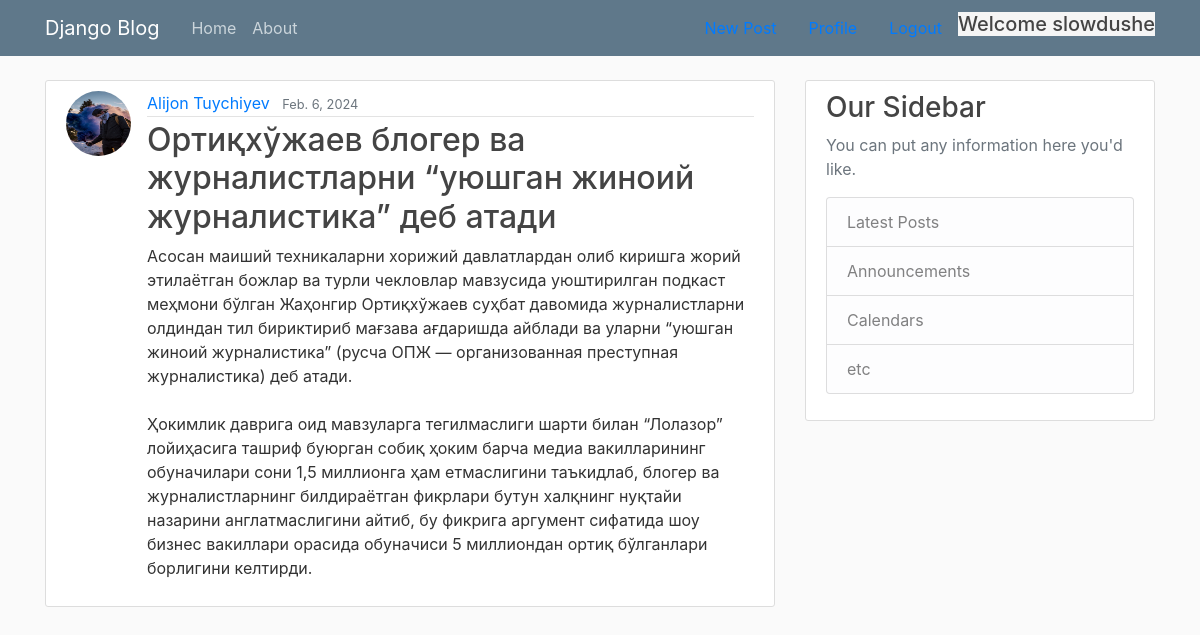
/Post-Detail-page/3 (signed in), run on the app's committed database.
### blog/models.py (models this page shows, shortened)
class AbstractBaseModel(models.Model):
    created_at = models.DateTimeField(auto_now_add=True)
    updated_at = models.DateTimeField(auto_now=True)
    class Meta:
        abstract = True

class User(AbstractUser, AbstractBaseModel):
    avatar = models.ImageField(upload_to='avatars/', null=True, default='avatars/default/logo.png')

class Post(AbstractBaseModel):
    title = models.CharField(max_length=120)
    content = models.TextField()
    publisher_at = models.DateField()
    is_active = models.BooleanField(default=False)
    author = models.ForeignKey("User", models.CASCADE, "posts")

### blog/views.py (the view)
# urls.py: path('Post-Detail-page/<int:id>', PostDetailPageView.as_view(),         name='post_detail'),
class PostDetailPageView(View):
    def get(self, request, id):
        posts = Post.objects.get(id=id)
        return render(request, 'blog/post_detail.html', {
            "post":posts,
            "user_posts":""
        })

### blog/templates/blog/post_detail.html (shortened to what this page needs)
{% extends 'blog/base.html' %}
{% load static %}
{% block content %}
    <main role="main" class="container">
      <div class="row">
        <div class="col-md-8">
              <article class="media content-section">
                <img class="rounded-circle article-img" src="{{ post.author.avatar.url }}">
                <div class="media-body">
                  <div class="article-metadata">
                    <a class="mr-2" href="{% url 'user_posts' %}">{{ post.author.first_name }} {{ post.author.last_name }}</a>
                    <small class="text-muted">{{ post.publisher_at }}</small>
                  </div>
                  <h2 class="article-title">{{ post.title }}</h2>
                  <p class="article-content">{{ post.content }}
                  </p>
                </div>
              </article>
</div>
{% include 'blog/base_last_post.html' %}
</div>
</main>
{% endblock %}

### blog/templates/blog/base.html (shortened to what this page needs)
{% load static %}
<!DOCTYPE html>
<html>
<head>
    <link rel="stylesheet" href="https://maxcdn.bootstrapcdn.com/bootstrap/4.0.0/css/bootstrap.min.css">
    <link rel="stylesheet" type="text/css" href="{% static 'blog/main.css' %}">
</head>
<body>
    <header class="site-header">
      <nav class="navbar navbar-expand-md navbar-dark bg-steel fixed-top">
        <div class="container">
          <a class="navbar-brand mr-4" href="{% url 'home' %}">Django Blog</a>
          <div class="collapse navbar-collapse" id="navbarToggle">
            <div class="navbar-nav mr-auto">
              <a class="nav-item nav-link" href="{% url 'home' %}">Home</a>
              <a class="nav-item nav-link" href="{% url 'about' %}">About</a>
            </div>
              {% if request.user.is_authenticated %}
                <a class="nav-item nav-link" href="{% url 'post_form' %}">New Post</a>
                <a class="nav-item nav-link" href="{% url 'profile' %}">Profile</a>
                <a class="nav-item nav-link" href="{% url 'logout' %}">Logout</a>
                <h5 style="background-color: whitesmoke">Welcome {{ request.user }}</h5>
              {% else %}
                <a class="nav-item nav-link" href="{% url 'login' %}">Login</a>
                <a class="nav-item nav-link" href="{% url 'register' %}">Register</a>
              {% endif %}
          </div>
        </div>
      </nav>
    </header>
    {% block content %}
    {% endblock %}
</body>
</html>

### blog/static/blog/main.css (style rules this page uses)
body { background: #fafafa; color: #333333; margin-top: 5rem; }
h1, h2, h3, h4, h5, h6 { color: #444444; }
.bg-steel { background-color: #5f788a; }
.site-header .navbar-nav .nav-link { color: #cbd5db; }
.content-section { background: #ffffff; padding: 10px 20px; border: 1px solid #dddddd; border-radius: 3px; margin-bottom: 20px; }
.article-title { color: #444444; }
.article-content { white-space: pre-line; }
.article-img { height: 65px; width: 65px; margin-right: 16px; }
.article-metadata { padding-bottom: 1px; margin-bottom: 4px; border-bottom: 1px solid #e3e3e3 }

### data on the page
User: user "slowdushe"
Post: author.avatar (picture), author.first_name "Alijon", author.last_name "Tuychiyev", publisher_at "Feb. 6, 2024", title "Ортиқхўжаев блогер ва журналистларни “уюшган жиноий журналистика” деб атади", content "Асосан маиший техникаларни хорижий давлатлардан олиб киришга жорий этилаётган божлар ва турли чекловлар мавзусида уюштирилган подкаст меҳмони бўлган Жаҳонгир Ортиқхўжаев суҳбат давомида журналистларни олдиндан тил бириктириб мағзава ағдаришда айблади ва уларни “уюшган жиноий журналистика” (русча ОПЖ — организованная преступная журналистика) деб атади. Ҳокимлик даврига оид мавзуларга тегилмаслиги шарти билан “Лолазор” лойиҳасига ташриф буюрган собиқ ҳоким барча медиа вакилларининг обуначилари сони 1,5 миллионга ҳам етмаслигини таъкидлаб, блогер ва журналистларнинг билдираётган фикрлари бутун халқнинг нуқтайи назарини англатмаслигини айтиб, бу фикрига аргумент сифатида шоу бизнес вакиллари…"
